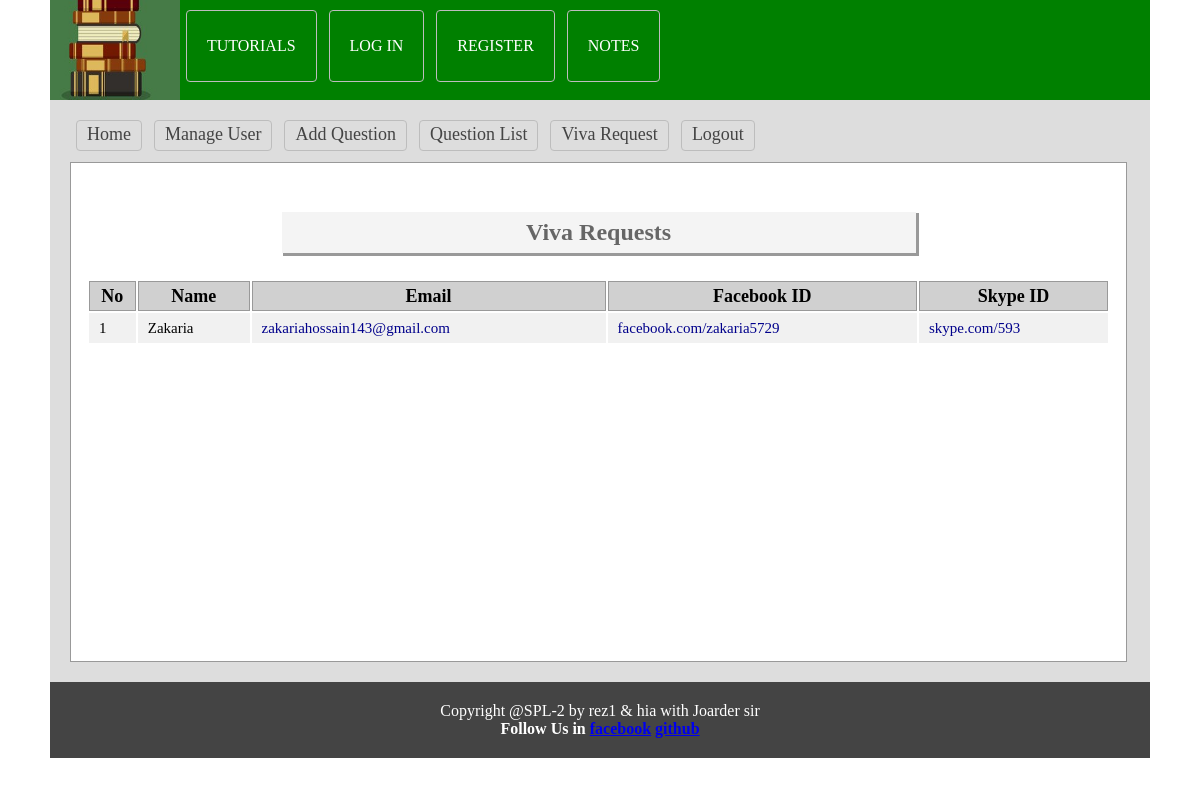
Page /teacher/viva_req.php (signed in) on the earlier database version.
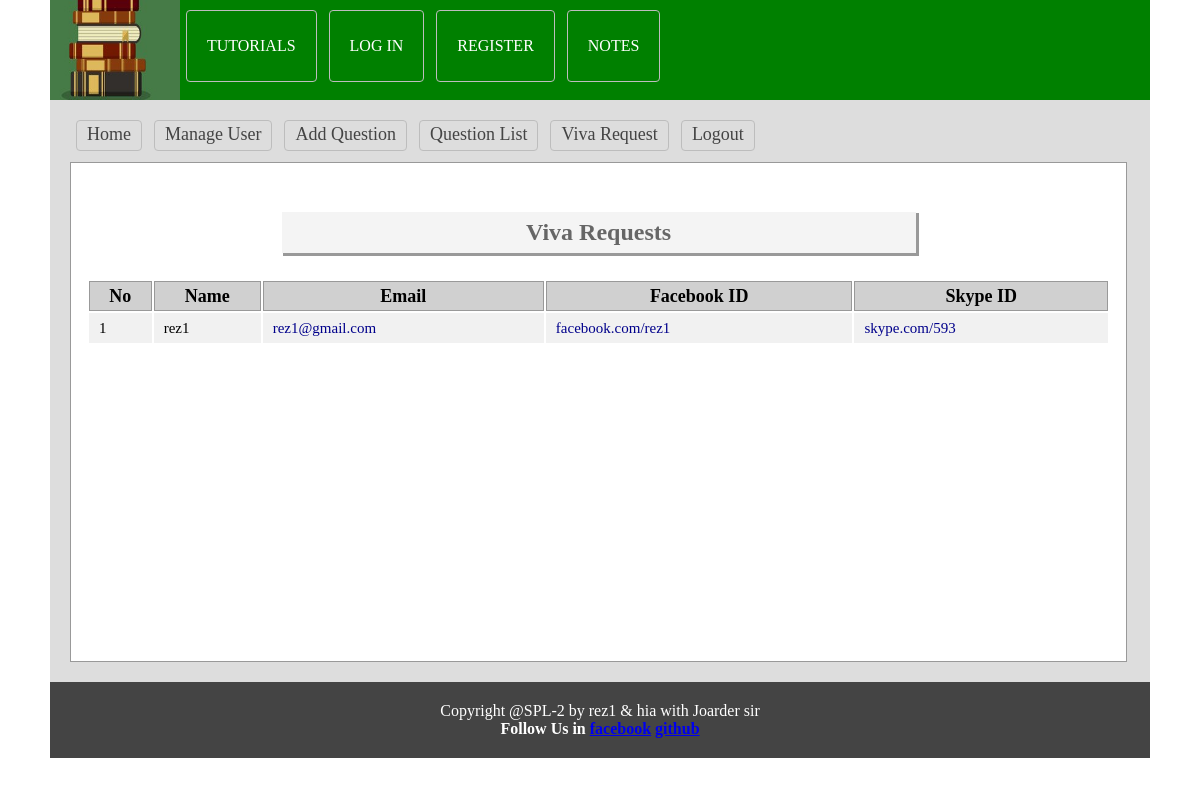
Same page on the later database version.
### tables this page shows
CREATE TABLE `tbl_viva` (
  `id` int(200) NOT NULL,
  `name` varchar(2000) NOT NULL,
  `email` varchar(2000) NOT NULL,
  `facebook` varchar(2000) NOT NULL,
  `skype` varchar(2000) NOT NULL
);

### lib/Database.php (called while the page is built, shortened)
<?php
Class Database{
	public $host   = DB_HOST;
	public $user   = DB_USER;
	public $pass   = DB_PASS;
	public $dbname = DB_NAME;
	public $link;
	private function connectDB(){
	$this->link = new mysqli($this->host, $this->user, $this->pass, $this->dbname);
 }
	public function select($query){
		$result = $this->link->query($query) or die($this->link->error.__LINE__);
		if($result->num_rows > 0){
			return $result;
		} else {
			return false;
		}
	}
}

### classes/User.php (called while the page is built, shortened)
<?php
$filepath = realpath(dirname(__FILE__));
include_once ($filepath.'/../lib/Database.php');
class User{
    private $db;
    public function __construct(){
        $this->db = new Database();
    }
    public function getAllVivaApplier(){
        $query = "SELECT * FROM tbl_viva";
        $result = $this->db->select($query);
        return $result;
    }
    }
?>

### teacher/viva_req.php (the view)
<?php
$filepath = realpath(dirname(__FILE__));
include_once ($filepath.'/inc/header.php');
include_once ($filepath.'/../classes/User.php');
$usr = new User();
?>
    <div class="main">
        <h1 style="text-align: center; font-size: 24px">Viva Requests</h1>
        <div class="manageuser">
            <table class="tblone">
                <tr>
                    <th>No</th>
                    <th>Name</th>
                    <th>Email</th>
                    <th>Facebook ID</th>
                    <th>Skype ID</th>
                </tr>
                <?php
                $userData = $usr->getAllVivaApplier();
                if($userData){
                    $i = 0;
                    while($result = $userData->fetch_assoc()){
                        $i++;
                        ?>
                        <tr>
                            <td> <?php echo $i; ?> </td>
                            <td> <?php echo $result['name']; ?> </td>
                            <td> <a target="_blank" style=" color: darkblue; text-decoration: none;" href="https://<?php echo $result['email']; ?>"><?php echo $result['email']; ?></a> </td>
                            <td> <a target="_blank" style=" color: darkblue; text-decoration: none;" href="https://<?php echo $result['facebook']; ?>"><?php echo $result['facebook']; ?></a> </td>
                            <td> <a target="_blank" style=" color: darkblue; text-decoration: none;" href="https://<?php echo $result['skype']; ?>"><?php echo $result['skype']; ?></a> </td>
                        </tr>
                    <?php } } ?>
            </table>
        </div>
    </div>
<?php include 'inc/footer.php'; ?>

Differences in the rows shown:
changed tbl_viva "skype.com/593": name "Zakaria" → "rez1"; email "zakariahossain143@gmail.com" → "rez1@gmail.com"; facebook "facebook.com/zakaria5729" → "facebook.com/rez1"
